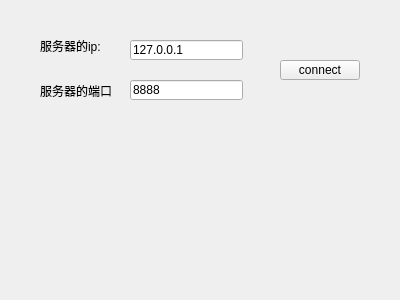
<?xml version="1.0" encoding="UTF-8"?>
<ui version="4.0">
 <class>ClientWidget</class>
 <widget class="QWidget" name="ClientWidget">
  <property name="geometry">
   <rect>
    <x>0</x>
    <y>0</y>
    <width>400</width>
    <height>300</height>
   </rect>
  </property>
  <property name="windowTitle">
   <string>Form</string>
  </property>
  <widget class="QLabel" name="label">
   <property name="geometry">
    <rect>
     <x>40</x>
     <y>30</y>
     <width>81</width>
     <height>31</height>
    </rect>
   </property>
   <property name="text">
    <string>服务器的ip:</string>
   </property>
  </widget>
  <widget class="QLabel" name="label_2">
   <property name="geometry">
    <rect>
     <x>40</x>
     <y>80</y>
     <width>81</width>
     <height>21</height>
    </rect>
   </property>
   <property name="text">
    <string>服务器的端口</string>
   </property>
  </widget>
  <widget class="QLineEdit" name="ipText">
   <property name="geometry">
    <rect>
     <x>130</x>
     <y>40</y>
     <width>113</width>
     <height>20</height>
    </rect>
   </property>
   <property name="text">
    <string>127.0.0.1</string>
   </property>
  </widget>
  <widget class="QLineEdit" name="portText">
   <property name="geometry">
    <rect>
     <x>130</x>
     <y>80</y>
     <width>113</width>
     <height>20</height>
    </rect>
   </property>
   <property name="text">
    <string>8888</string>
   </property>
  </widget>
  <widget class="QPushButton" name="pushButton">
   <property name="geometry">
    <rect>
     <x>280</x>
     <y>60</y>
     <width>80</width>
     <height>20</height>
    </rect>
   </property>
   <property name="text">
    <string>connect</string>
   </property>
  </widget>
 </widget>
 <resources/>
 <connections/>
</ui>
